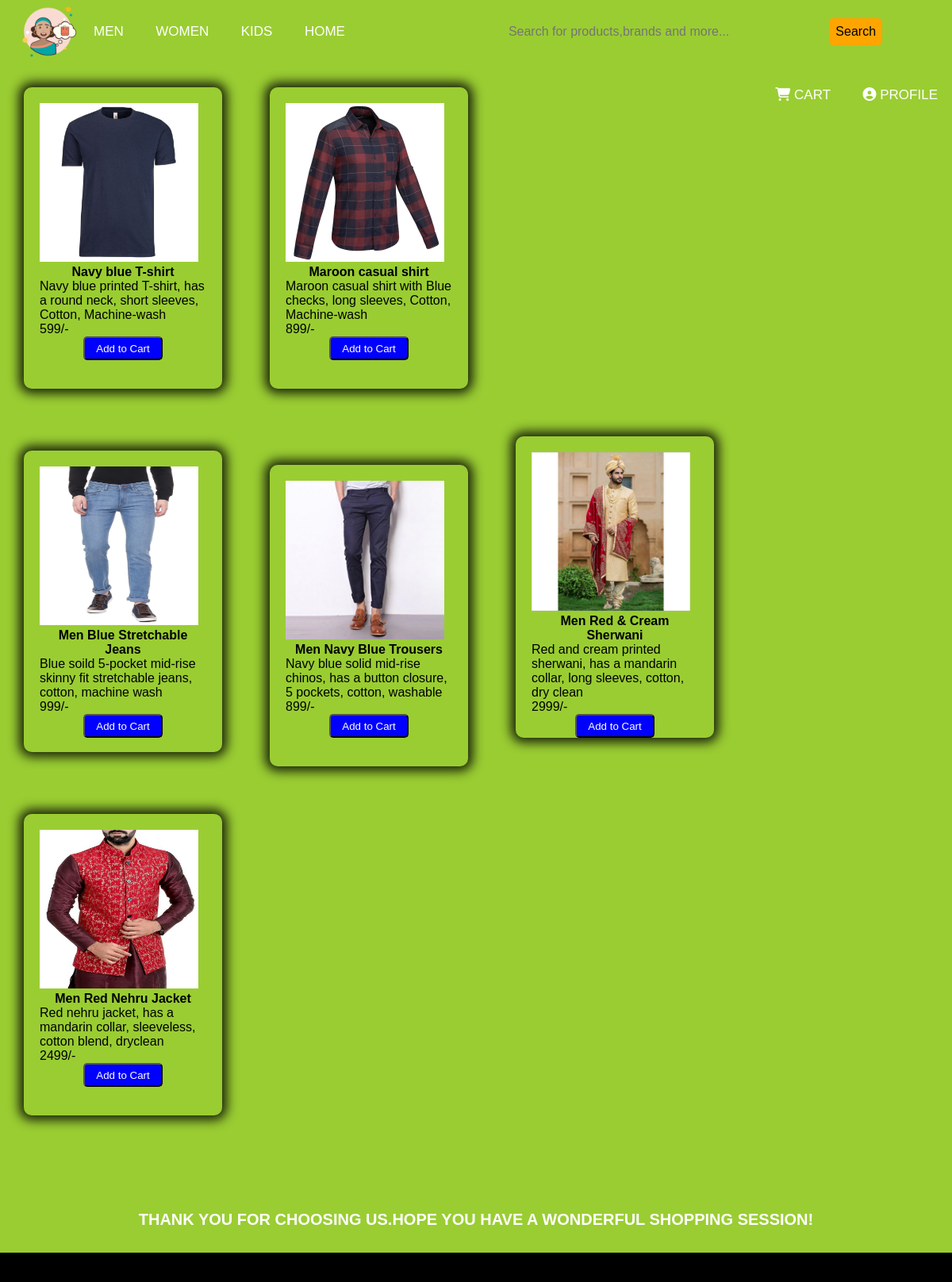
Page /men.php on the committed database.
### tables this page shows
CREATE TABLE `stock` (
  `item_id` int(200) NOT NULL,
  `category` varchar(200) NOT NULL,
  `item` varchar(200) NOT NULL,
  `product_name` varchar(200) DEFAULT NULL,
  `description` varchar(200) NOT NULL,
  `cost` int(200) NOT NULL,
  `image` varchar(200) NOT NULL
);

### men.php (the view, shortened to what this page needs)
<?php require_once "header.php";
?>
<!DOCTYPE html>
<html lang="en">
<head>
    <link rel="stylesheet" href="categories.css">
</head>
<body>
    <div class="page-content">
        <?php
        $stmt = $pdo->query("SELECT * FROM stock where category like 'men%'");
        while ($row = $stmt->fetch(PDO::FETCH_ASSOC)) {
            echo '<div class="shirts">';
            echo '<div class="card">';
            echo '<img src= "' . $row['image'] . '" alt="...">';
            echo '<p class="highlight">' . $row['product_name'] . '</p>';
            echo '<p>' . $row['description'] . '</p>';
            echo '<p>' . $row['cost'] . "/-" . '</p>';
            echo '<form method="POST">';
            echo '<button type=submit name="Add_to_Cart">Add to Cart</button>';
            echo '</form>';
            echo '</div>';
            echo '</div>';
        }
        ?>
    </div>
</body>
<footer>
    <h2>Thank you for choosing us.Hope you have a wonderful shopping session!</h2>
</footer>
</html>

### header.css (style rules this page uses)
* { padding: 0; margin: 0; text-decoration: none; box-sizing: border-box; list-style: none; font-family: sans-serif; background-color: yellowgreen; }

### categories.css (style rules this page uses)
h2 { padding: 30px; font-size: 20px; margin-top: 20px; font-weight: bold; text-align: center; margin-bottom: 20px; text-transform: uppercase; font-weight: bolder; }
.shirts { display: inline-block; }
.card { width: 250px; height: 380px; margin: 30px; padding: 20px; border-radius: 10px; box-shadow: 0px 0px 14px 6px rgba(0, 0, 0, 0.84); }
.card p { font-family: sans-serif; font-size: medium; }
.highlight { text-align: center; font-weight: bold; }
.card img { width: 200px; height: 200px; }
.card button { display: block; margin-left: auto; margin-right: auto; margin-top: auto; width: 100px; height: 30px; border-radius: 5px; background-color: blue; color: #ffffff; outline: none; cursor: pointer; }
footer { width: 100%; height: 100px; background: #000000; margin-top: 40px; color: #ffffff; }
footer h2 { padding: 30px; font-size: 20px; margin-top: 20px; font-weight: bold; text-align: center; margin-bottom: 20px; text-transform: uppercase; font-weight: bolder; }
html, body { height: 100%; margin: 0; }
.page-content { min-height: 100%; margin-bottom: -100px; }
.page-content::after { content: ""; display: block; }
footer, .page-content::after { height: 120px; }

### rows in the picture
stock: image (picture), product_name "Navy blue T-shirt", description "Navy blue printed T-shirt, has a round neck, short sleeves, Cotton, Machine-wash", cost "599"
stock: image (picture), product_name "Maroon casual shirt", description "Maroon casual shirt with Blue checks, long sleeves, Cotton, Machine-wash", cost "899"
stock: image (picture), product_name "Men Blue Stretchable Jeans", description "Blue soild 5-pocket mid-rise skinny fit stretchable jeans, cotton, machine wash", cost "999"
stock: image (picture), product_name "Men Navy Blue Trousers", description "Navy blue solid mid-rise chinos, has a button closure, 5 pockets, cotton, washable", cost "899"
stock: shows a picture, product_name "Men Red & Cream Sherwani", description "Red and cream printed sherwani, has a mandarin collar, long sleeves, cotton, dry clean", cost "2999"
stock: image (picture), product_name "Men Red Nehru Jacket", description "Red nehru jacket, has a mandarin collar, sleeveless, cotton blend, dryclean", cost "2499"

### other values in the picture
$profile "PROFILE"
